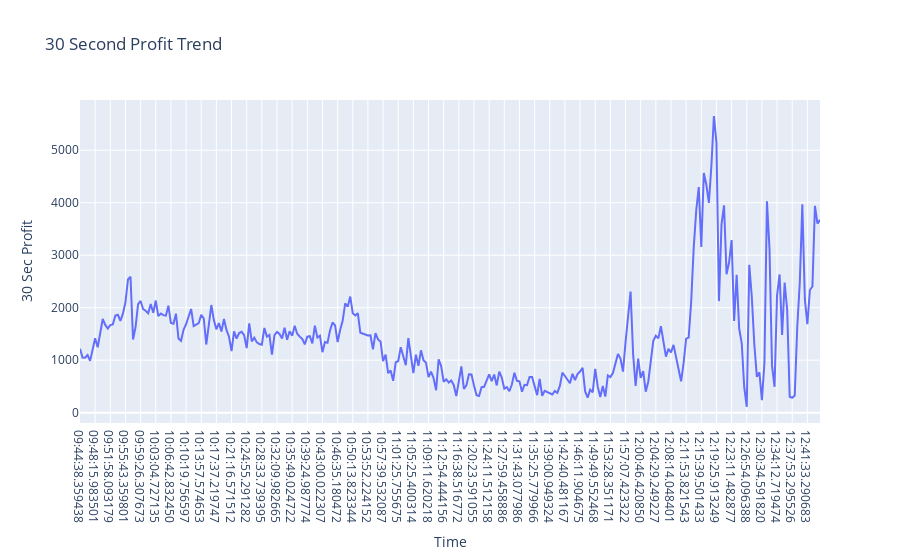

Write notebook code for a chart like this one.
### Markdown cell above
##### 30 Sec Profit Trend
- Examine the 30 second trend of profits to identify patterns and understand the overall performance of the arbitrage over time.

### Code cell
thirty_sec_profit = control_df.groupby('current_datetime')['profit'].sum().reset_index()
thirty_sec_profit_plot = px.line(
    thirty_sec_profit, 
    x='current_datetime',
    y='profit', 
    title='30 Second Profit Trend',
    labels={'current_datetime':'Time', 'profit':'30 Sec Profit'})

thirty_sec_profit_plot.show()

### Figure 1 — Plotly figure (JSON) as saved in the notebook; plotly's stock layout.template omitted (floating-point values rounded to 4 significant figures; data arrays with more than 128 entries replaced by an {"elided": "..."} marker saying what was removed)
{"data": [{"hovertemplate": "Time=%{x}<br>30 Sec Profit=%{y}<extra></extra>", "legendgroup": "", "line": {"color": "#636efa", "dash": "solid"}, "marker": {"symbol": "circle"}, "mode": "lines", "name": "", "orientation": "v", "showlegend": false, "type": "scatter", "x": {"elided": "294 str values"}, "xaxis": "x", "y": {"elided": "294 float values"}, "yaxis": "y"}], "layout": {"legend": {"tracegroupgap": 0}, "title": {"text": "30 Second Profit Trend"}, "xaxis": {"anchor": "y", "domain": [0, 1], "title": {"text": "Time"}}, "yaxis": {"anchor": "x", "domain": [0, 1], "title": {"text": "30 Sec Profit"}}}}
